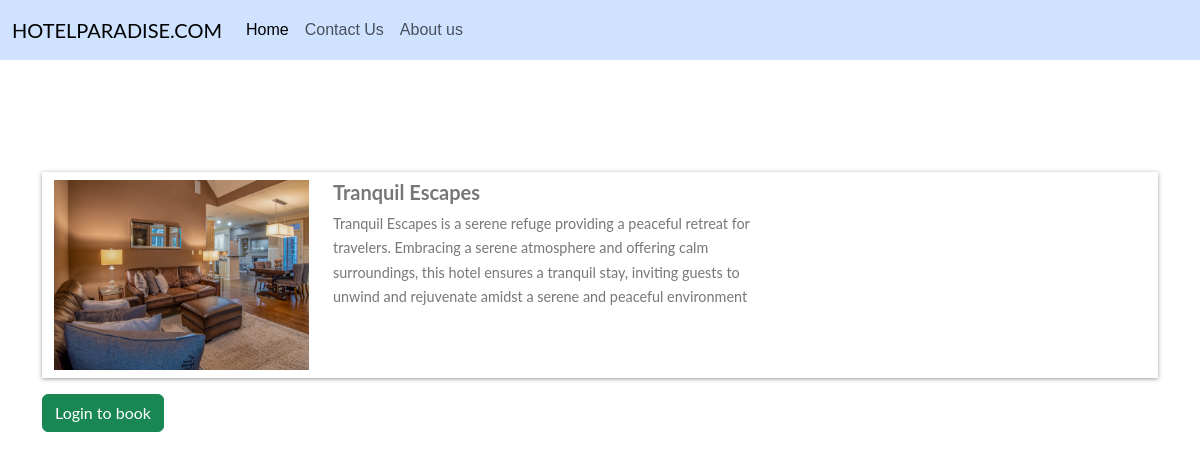
Screenshot of /hotel/hotel_details/9e79f59629df491a9ed5972e56f9bdab/ with the database file from the repository.
### home/models.py (models this page shows, shortened)
class BaseModel(models.Model):
    uid = models.UUIDField(default=uuid.uuid4, editable=False, unique=True, primary_key=True)
    created_at = models.DateField(auto_now_add=True)
    updated_at = models.DateField(auto_now_add=True)
    class Meta:
        abstract = True

class Hotel(BaseModel):
    hotel_name = models.CharField(max_length=100)
    hotel_price = models.PositiveIntegerField(default=1000)
    description = models.TextField(max_length=500)
    amenity_name = models.ManyToManyField(Amenities)
    room_count = models.PositiveIntegerField(default=10)
    city_name = models.ForeignKey(Cities, related_name="city_name", on_delete = models.CASCADE)
    class Meta:
        ordering = ['hotel_name']

class Hotelimages(BaseModel):
    hotel = models.ForeignKey(Hotel, related_name="images", on_delete=models.CASCADE)
    hotel_images = models.ImageField(upload_to="hotel_images")

### home/views.py (the view, shortened to what this page needs)
# urls.py: path("hotel_details/<uid>/", views.hotel_details, name='hotel_details'),
def hotel_details(request, uid):
    hotel_obj = Hotel.objects.get(uid=uid)
    context = {'hotel_obj': hotel_obj}
    return render(request, "hotel_details.html", context)

### home/templates/hotel_details.html (shortened to what this page needs)
{% extends "base.html" %}
{% block body %}
<nav class="navbar navbar-expand-lg bg-primary-subtle">
    <div class="container-fluid">
      <a class="navbar-brand" href="/hotel">HOTELPARADISE.COM</a>
      <div class="collapse navbar-collapse" id="navbarNav">
        <ul class="navbar-nav text-light" style="font-family: 'Montserrat', sans-serif;;">
          <li class="nav-item">
            <a class="nav-link active" aria-current="page" href="/hotel/">Home</a>
          </li>
          <li class="nav-item">
            <a class="nav-link" href="#">Contact Us</a>
          </li>
          <li class="nav-item">
            <a class="nav-link" href="#">About us</a>
          </li>
        </ul>
      </div>
    </div>
  </nav>
<div class="container mt-5 pt-5">
    <div class="row search-card-result">
        <div class="col-md-3">
                <img class="img-fluid" src="/media/{{hotel_obj.images.first.hotel_images}}"  alt="Card image cap">
        </a></div>
        <div class="col-md-5">
            <h5>{{hotel_obj.hotel_name}}</h5>
            <p>
                {{hotel_obj.description}}
            </p>
        </div>
        <div class="col-md-2 border-left text-center more-offers">
        </div>
        <div class="col-md-2 border-left text-center more-offers">
        </div>
    </div>
    {% if request.user.is_authenticated %}
    <div class="filter-card">
        <h5>Book Hotel</h5>
        <hr>
        {% if messages %}
        <div class="alert alert-warning" role="">
         {% for message in messages %}
        {{message}}
        {% endfor %}
     </div>
    {% endif %}
        <form method="post">
            {% csrf_token %}
            <div class="filter-card">
            <div class="row form-group">
                <div class="col-md-10">
                    <label for="mintopay">Check in</label>
                    <p>
                        <input type="date" name="checkin" id="checkin" class="form-control">
                    </p>
                </div>
                <div class="col-md-10">
                    <label for="maxtopay">Check out</label>
                    <p>
                        <input type="date" name="checkout" id="checkout" class="form-control">
                    </p>
                </div>
            </div>
            <div class="row form-group">
                <div class="col-md-10">
                    <input type="submit" class="btn btn-primary btn-block" value="Book">
                </div>
            </div>
        </form>
    </div>
    {% else %}
    <a href="/hotel/login?next={{ request.path }}" class="btn btn-success">Login to book</a>
    {% endif %}
</div>
{% endblock %}

### home/templates/base.html (style rules this page uses)
body { font-family: "Lato", Arial, sans-serif; font-weight: 400; font-size: 16px; line-height: 1.7; background: #fff; color: #777; }
nav { margin-bottom: 1rem; }
nav a { color: white; -webkit-transition: 0.5s; -o-transition: 0.5s; transition: 0.5s; }
.search-card-result { box-shadow: 0px 1px 4px rgba(41, 51, 57, 0.5); margin: 1rem 0; padding: 0.5rem 0; background-color: #fff; }
.search-card-result img { height: 190px; }
.search-card-result h5 { font-style: 1.1rem; font-weight: 700; }
.search-card-result p { font-size: 0.9rem; }

### rows the page displays
Hotel: images.first.hotel_images (picture), hotel_name "Tranquil Escapes", description "Tranquil Escapes is a serene refuge providing a peaceful retreat for travelers. Embracing a serene atmosphere and offering calm surroundings, this hotel ensures a tranquil stay, inviting guests to unwind and rejuvenate amidst a serene and peaceful environment"
